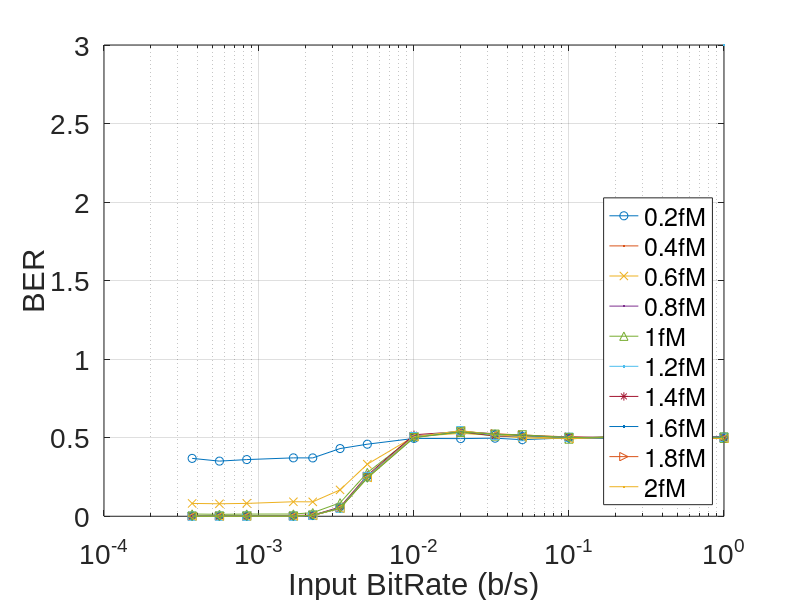

This figure's MATLAB source: (Note: this script raises an error after producing the figure.)
rateDur = [1, 2, 3, 5, 10, 20, 30, 50, 100, 200, 300, 450, 600, 1200, 1800, 2700]; % input bit duration in s
rate = 1./rateDur;

BER_avg = load("BERValues/BER_avg.mat");
BER_8_avg = BER_avg.BER_8;
BER_16_avg = BER_avg.BER_16;
BER_32_avg = BER_avg.BER_32;
BER_64_avg = BER_avg.BER_64;
BER_128_avg = BER_avg.BER_128;


BER_winby2 = load("BERValues/BER_winBy2.mat");
BER_8_winby2 = BER_winby2.BER_8;
BER_16_winby2 = BER_winby2.BER_16;
BER_32_winby2 = BER_winby2.BER_32;
BER_64_winby2 = BER_winby2.BER_64;
BER_128_winby2 = BER_winby2.BER_128;


strt = 1; % start value to be plotted
stp = size(rateDur,2); % end size of be plotted

% 8 bit--------------------------------------------------------------------
figure()
semilogx(rate(strt:stp),BER_8_avg(1,strt:stp),'-o',LineWidth=3);hold on;
semilogx(rate(strt:stp),BER_8_avg(2,strt:stp),'-x',LineWidth=3);hold on;
semilogx(rate(strt:stp),BER_8_avg(3,strt:stp),'-^',LineWidth=3);hold on;
semilogx(rate(strt:stp),BER_8_avg(4,strt:stp),'-*',LineWidth=3);hold on;
semilogx(rate(strt:stp),BER_8_avg(5,strt:stp),'->',LineWidth=3);hold on;
semilogx(rate(strt:stp),BER_8_avg(6,strt:stp),'-+',LineWidth=3);hold on;
semilogx(rate(strt:stp),BER_8_avg(7,strt:stp),'-square',LineWidth=3);hold on;
semilogx(rate(strt:stp),BER_8_avg(8,strt:stp),'-diamond',LineWidth=3);hold on;
semilogx(rate(strt:stp),BER_8_avg(9,strt:stp),'-<',LineWidth=3);hold on;
semilogx(rate(strt:stp),BER_8_avg(10,strt:stp),'-v',LineWidth=3);
grid on;
set(gca,'FontSize',20); set(gca,'FontName','Arial');
xlabel('Input BitRate (b/s)'), ylabel('BER');
legend("0.2fM","0.4fM","0.6fM","0.8fM","1fM","1.2fM","1.4fM","1.6fM","1.8fM","2fM",'Location','southeast')
title('BER vs BitRate','8-bit Input - Average threshold');
print ('BER_plots/ICC_BER8_Avg','-depsc');
print ('BER_plots/ICC_BER8_Avg','-dpdf');
print ('BER_plots/ICC_BER8_Avg','-dsvg');

figure()
semilogx(rate(strt:stp),BER_8_winby2(1,strt:stp),'-o',LineWidth=3);hold on;
semilogx(rate(strt:stp),BER_8_winby2(2,strt:stp),'-x',LineWidth=3);hold on;
semilogx(rate(strt:stp),BER_8_winby2(3,strt:stp),'-^',LineWidth=3);hold on;
semilogx(rate(strt:stp),BER_8_winby2(4,strt:stp),'-*',LineWidth=3);hold on;
semilogx(rate(strt:stp),BER_8_winby2(5,strt:stp),'->',LineWidth=3);hold on;
semilogx(rate(strt:stp),BER_8_winby2(6,strt:stp),'-+',LineWidth=3);hold on;
semilogx(rate(strt:stp),BER_8_winby2(7,strt:stp),'-square',LineWidth=3);hold on;
semilogx(rate(strt:stp),BER_8_winby2(8,strt:stp),'-diamond',LineWidth=3);hold on;
semilogx(rate(strt:stp),BER_8_winby2(9,strt:stp),'-<',LineWidth=3);hold on;
semilogx(rate(strt:stp),BER_8_winby2(10,strt:stp),'-v',LineWidth=3);
grid on;
set(gca,'FontSize',20); set(gca,'FontName','Arial');
xlabel('Input BitRate (b/s)'), ylabel('BER');
legend("0.2fM","0.4fM","0.6fM","0.8fM","1fM","1.2fM","1.4fM","1.6fM","1.8fM","2fM",'Location','southeast')
title('BER vs BitRate','8-bit Input - Half window threshold');
print ('BER_plots/ICC_BER8_By2','-depsc');
print ('BER_plots/ICC_BER8_By2','-dpdf');
print ('BER_plots/ICC_BER8_By2','-dsvg');

% 16 bit-------------------------------------------------------------------
figure()
semilogx(rate(strt:stp),BER_16_avg(1,strt:stp),'-o',LineWidth=3);hold on;
semilogx(rate(strt:stp),BER_16_avg(2,strt:stp),'-x',LineWidth=3);hold on;
semilogx(rate(strt:stp),BER_16_avg(3,strt:stp),'-^',LineWidth=3);hold on;
semilogx(rate(strt:stp),BER_16_avg(4,strt:stp),'-*',LineWidth=3);hold on;
semilogx(rate(strt:stp),BER_16_avg(5,strt:stp),'->',LineWidth=3);hold on;
semilogx(rate(strt:stp),BER_16_avg(6,strt:stp),'-+',LineWidth=3);hold on;
semilogx(rate(strt:stp),BER_16_avg(7,strt:stp),'-square',LineWidth=3);hold on;
semilogx(rate(strt:stp),BER_16_avg(8,strt:stp),'-diamond',LineWidth=3);hold on;
semilogx(rate(strt:stp),BER_16_avg(9,strt:stp),'-<',LineWidth=3);hold on;
semilogx(rate(strt:stp),BER_16_avg(10,strt:stp),'-v',LineWidth=3);
grid on;
set(gca,'FontSize',20); set(gca,'FontName','Arial');
xlabel('Input BitRate (b/s)'), ylabel('BER');
legend("0.2fM","0.4fM","0.6fM","0.8fM","1fM","1.2fM","1.4fM","1.6fM","1.8fM","2fM",'Location','southeast')
title('BER vs BitRate','16-bit Input - Average threshold');
print ('BER_plots/ICC_BER16_Avg','-depsc');
print ('BER_plots/ICC_BER16_Avg','-dpdf');
print ('BER_plots/ICC_BER16_Avg','-dsvg');

figure()
semilogx(rate(strt:stp),BER_16_winby2(1,strt:stp),'-o',LineWidth=3);hold on;
semilogx(rate(strt:stp),BER_16_winby2(2,strt:stp),'-x',LineWidth=3);hold on;
semilogx(rate(strt:stp),BER_16_winby2(3,strt:stp),'-^',LineWidth=3);hold on;
semilogx(rate(strt:stp),BER_16_winby2(4,strt:stp),'-*',LineWidth=3);hold on;
semilogx(rate(strt:stp),BER_16_winby2(5,strt:stp),'->',LineWidth=3);hold on;
semilogx(rate(strt:stp),BER_16_winby2(6,strt:stp),'-+',LineWidth=3);hold on;
semilogx(rate(strt:stp),BER_16_winby2(7,strt:stp),'-square',LineWidth=3);hold on;
semilogx(rate(strt:stp),BER_16_winby2(8,strt:stp),'-diamond',LineWidth=3);hold on;
semilogx(rate(strt:stp),BER_16_winby2(9,strt:stp),'-<',LineWidth=3);hold on;
semilogx(rate(strt:stp),BER_16_winby2(10,strt:stp),'-v',LineWidth=3);
grid on;
set(gca,'FontSize',20); set(gca,'FontName','Arial');
xlabel('Input BitRate (b/s)'), ylabel('BER');
legend("0.2fM","0.4fM","0.6fM","0.8fM","1fM","1.2fM","1.4fM","1.6fM","1.8fM","2fM",'Location','southeast')
title('BER vs BitRate','16-bit Input - Half window threshold');
print ('BER_plots/ICC_BER16_By2','-depsc');
print ('BER_plots/ICC_BER16_By2','-dpdf');
print ('BER_plots/ICC_BER16_By2','-dsvg');

% 32 bit-------------------------------------------------------------------
figure()
semilogx(rate(strt:stp),BER_32_avg(1,strt:stp),'-o',LineWidth=3);hold on;
semilogx(rate(strt:stp),BER_32_avg(2,strt:stp),'-x',LineWidth=3);hold on;
semilogx(rate(strt:stp),BER_32_avg(3,strt:stp),'-^',LineWidth=3);hold on;
semilogx(rate(strt:stp),BER_32_avg(4,strt:stp),'-*',LineWidth=3);hold on;
semilogx(rate(strt:stp),BER_32_avg(5,strt:stp),'->',LineWidth=3);hold on;
semilogx(rate(strt:stp),BER_32_avg(6,strt:stp),'-+',LineWidth=3);hold on;
semilogx(rate(strt:stp),BER_32_avg(7,strt:stp),'-square',LineWidth=3);hold on;
semilogx(rate(strt:stp),BER_32_avg(8,strt:stp),'-diamond',LineWidth=3);hold on;
semilogx(rate(strt:stp),BER_32_avg(9,strt:stp),'-<',LineWidth=3);hold on;
semilogx(rate(strt:stp),BER_32_avg(10,strt:stp),'-v',LineWidth=3);
grid on;
set(gca,'FontSize',20); set(gca,'FontName','Arial');
xlabel('Input BitRate (b/s)'), ylabel('BER');
legend("0.2fM","0.4fM","0.6fM","0.8fM","1fM","1.2fM","1.4fM","1.6fM","1.8fM","2fM",'Location','southeast')
title('BER vs BitRate','32-bit Input - Average threshold');
print ('BER_plots/ICC_BER32_Avg','-depsc');
print ('BER_plots/ICC_BER32_Avg','-dpdf');
print ('BER_plots/ICC_BER32_Avg','-dsvg');

figure()
semilogx(rate(strt:stp),BER_32_winby2(1,strt:stp),'-o',LineWidth=3);hold on;
semilogx(rate(strt:stp),BER_32_winby2(2,strt:stp),'-x',LineWidth=3);hold on;
semilogx(rate(strt:stp),BER_32_winby2(3,strt:stp),'-^',LineWidth=3);hold on;
semilogx(rate(strt:stp),BER_32_winby2(4,strt:stp),'-*',LineWidth=3);hold on;
semilogx(rate(strt:stp),BER_32_winby2(5,strt:stp),'->',LineWidth=3);hold on;
semilogx(rate(strt:stp),BER_32_winby2(6,strt:stp),'-+',LineWidth=3);hold on;
semilogx(rate(strt:stp),BER_32_winby2(7,strt:stp),'-square',LineWidth=3);hold on;
semilogx(rate(strt:stp),BER_32_winby2(8,strt:stp),'-diamond',LineWidth=3);hold on;
semilogx(rate(strt:stp),BER_32_winby2(9,strt:stp),'-<',LineWidth=3);hold on;
semilogx(rate(strt:stp),BER_32_winby2(10,strt:stp),'-v',LineWidth=3);
grid on;
set(gca,'FontSize',20); set(gca,'FontName','Arial');
xlabel('Input BitRate (b/s)'), ylabel('BER');
legend("0.2fM","0.4fM","0.6fM","0.8fM","1fM","1.2fM","1.4fM","1.6fM","1.8fM","2fM",'Location','southeast')
title('BER vs BitRate','32-bit Input - Half window threshold');
print ('BER_plots/ICC_BER32_By2','-depsc');
print ('BER_plots/ICC_BER32_By2','-dpdf');
print ('BER_plots/ICC_BER32_By2','-dsvg');

% 64 bit-------------------------------------------------------------------
figure()
semilogx(rate(strt:stp),BER_64_avg(1,strt:stp),'-o',LineWidth=3);hold on;
semilogx(rate(strt:stp),BER_64_avg(2,strt:stp),'-x',LineWidth=3);hold on;
semilogx(rate(strt:stp),BER_64_avg(3,strt:stp),'-^',LineWidth=3);hold on;
semilogx(rate(strt:stp),BER_64_avg(4,strt:stp),'-*',LineWidth=3);hold on;
semilogx(rate(strt:stp),BER_64_avg(5,strt:stp),'->',LineWidth=3);hold on;
semilogx(rate(strt:stp),BER_64_avg(6,strt:stp),'-+',LineWidth=3);hold on;
semilogx(rate(strt:stp),BER_64_avg(7,strt:stp),'-square',LineWidth=3);hold on;
semilogx(rate(strt:stp),BER_64_avg(8,strt:stp),'-diamond',LineWidth=3);hold on;
semilogx(rate(strt:stp),BER_64_avg(9,strt:stp),'-<',LineWidth=3);hold on;
semilogx(rate(strt:stp),BER_64_avg(10,strt:stp),'-v',LineWidth=3);
grid on;
set(gca,'FontSize',20); set(gca,'FontName','Arial');
xlabel('Input BitRate (b/s)'), ylabel('BER');
legend("0.2fM","0.4fM","0.6fM","0.8fM","1fM","1.2fM","1.4fM","1.6fM","1.8fM","2fM",'Location','southeast')
title('BER vs BitRate','64-bit Input - Average threshold');
print ('BER_plots/ICC_BER64_Avg','-depsc');
print ('BER_plots/ICC_BER64_Avg','-dpdf');
print ('BER_plots/ICC_BER64_Avg','-dsvg');

figure()
semilogx(rate(strt:stp),BER_64_winby2(1,strt:stp),'-o',LineWidth=3);hold on;
semilogx(rate(strt:stp),BER_64_winby2(2,strt:stp),'-x',LineWidth=3);hold on;
semilogx(rate(strt:stp),BER_64_winby2(3,strt:stp),'-^',LineWidth=3);hold on;
semilogx(rate(strt:stp),BER_64_winby2(4,strt:stp),'-*',LineWidth=3);hold on;
semilogx(rate(strt:stp),BER_64_winby2(5,strt:stp),'->',LineWidth=3);hold on;
semilogx(rate(strt:stp),BER_64_winby2(6,strt:stp),'-+',LineWidth=3);hold on;
semilogx(rate(strt:stp),BER_64_winby2(7,strt:stp),'-square',LineWidth=3);hold on;
semilogx(rate(strt:stp),BER_64_winby2(8,strt:stp),'-diamond',LineWidth=3);hold on;
semilogx(rate(strt:stp),BER_64_winby2(9,strt:stp),'-<',LineWidth=3);hold on;
semilogx(rate(strt:stp),BER_64_winby2(10,strt:stp),'-v',LineWidth=3);
grid on;
set(gca,'FontSize',20); set(gca,'FontName','Arial');
xlabel('Input BitRate (b/s)'), ylabel('BER');
legend("0.2fM","0.4fM","0.6fM","0.8fM","1fM","1.2fM","1.4fM","1.6fM","1.8fM","2fM",'Location','southeast')
title('BER vs BitRate','64-bit Input - Half window threshold');
print ('BER_plots/ICC_BER64_By2','-depsc');
print ('BER_plots/ICC_BER64_By2','-dpdf');
print ('BER_plots/ICC_BER64_By2','-dsvg');

% 128 bit------------------------------------------------------------------
figure()
semilogx(rate(strt:stp),BER_128_avg(1,strt:stp),'-o',LineWidth=3);hold on;
semilogx(rate(strt:stp),BER_128_avg(2,strt:stp),'-x',LineWidth=3);hold on;
semilogx(rate(strt:stp),BER_128_avg(3,strt:stp),'-^',LineWidth=3);hold on;
semilogx(rate(strt:stp),BER_128_avg(4,strt:stp),'-*',LineWidth=3);hold on;
semilogx(rate(strt:stp),BER_128_avg(5,strt:stp),'->',LineWidth=3);hold on;
semilogx(rate(strt:stp),BER_128_avg(6,strt:stp),'-+',LineWidth=3);hold on;
semilogx(rate(strt:stp),BER_128_avg(7,strt:stp),'-square',LineWidth=3);hold on;
semilogx(rate(strt:stp),BER_128_avg(8,strt:stp),'-diamond',LineWidth=3);hold on;
semilogx(rate(strt:stp),BER_128_avg(9,strt:stp),'-<',LineWidth=3);hold on;
semilogx(rate(strt:stp),BER_128_avg(10,strt:stp),'-v',LineWidth=3);
grid on;
set(gca,'FontSize',20); set(gca,'FontName','Arial');
xlabel('Input BitRate (b/s)'), ylabel('BER');
legend("0.2fM","0.4fM","0.6fM","0.8fM","1fM","1.2fM","1.4fM","1.6fM","1.8fM","2fM",'Location','southeast')
title('BER vs BitRate','128-bit Input - Average threshold');
print ('BER_plots/ICC_BER128_Avg','-depsc');
print ('BER_plots/ICC_BER128_Avg','-dpdf');
print ('BER_plots/ICC_BER128_Avg','-dsvg');

figure()
semilogx(rate(strt:stp),BER_128_winby2(1,strt:stp),'-o',LineWidth=3);hold on;
semilogx(rate(strt:stp),BER_128_winby2(2,strt:stp),'-x',LineWidth=3);hold on;
semilogx(rate(strt:stp),BER_128_winby2(3,strt:stp),'-^',LineWidth=3);hold on;
semilogx(rate(strt:stp),BER_128_winby2(4,strt:stp),'-*',LineWidth=3);hold on;
semilogx(rate(strt:stp),BER_128_winby2(5,strt:stp),'->',LineWidth=3);hold on;
semilogx(rate(strt:stp),BER_128_winby2(6,strt:stp),'-+',LineWidth=3);hold on;
semilogx(rate(strt:stp),BER_128_winby2(7,strt:stp),'-square',LineWidth=3);hold on;
semilogx(rate(strt:stp),BER_128_winby2(8,strt:stp),'-diamond',LineWidth=3);hold on;
semilogx(rate(strt:stp),BER_128_winby2(9,strt:stp),'-<',LineWidth=3);hold on;
semilogx(rate(strt:stp),BER_128_winby2(10,strt:stp),'-v',LineWidth=3);
grid on;
set(gca,'FontSize',20); set(gca,'FontName','Arial');
xlabel('Input BitRate (b/s)'), ylabel('BER');
legend("0.2fM","0.4fM","0.6fM","0.8fM","1fM","1.2fM","1.4fM","1.6fM","1.8fM","2fM",'Location','southeast')
title('BER vs BitRate','128-bit Input - Half window threshold');
print ('BER_plots/ICC_BER128_By2','-depsc');
print ('BER_plots/ICC_BER128_By2','-dpdf');
print ('BER_plots/ICC_BER128_By2','-dsvg');

toplt = [1:stp-5,stp-3];

figure()
loglog(rate(toplt),BER_128_winby2(1,toplt),'-o',LineWidth=3);hold on;
loglog(rate(toplt),BER_128_winby2(2,toplt),'-x',LineWidth=3);hold on;
loglog(rate(toplt),BER_128_winby2(3,toplt),'-^',LineWidth=3);hold on;
loglog(rate(toplt),BER_128_winby2(4,toplt),'-*',LineWidth=3);hold on;
loglog(rate(toplt),BER_128_winby2(5,toplt),'->',LineWidth=3);hold on;
loglog(rate(toplt),BER_128_winby2(6,toplt),'-+',LineWidth=3);hold on;
loglog(rate(toplt),BER_128_winby2(7,toplt),'-square',LineWidth=3);hold on;
loglog(rate(toplt),BER_128_winby2(8,toplt),'-diamond',LineWidth=3);hold on;
loglog(rate(toplt),BER_128_winby2(9,toplt),'-<',LineWidth=3);hold on;
loglog(rate(toplt),BER_128_winby2(10,toplt),'-v',LineWidth=3);
grid on;
set(gca,'FontSize',20); set(gca,'FontName','Arial');
xlabel('Input BitRate (b/s)'), ylabel('BER');
legend("0.2fM","0.4fM","0.6fM","0.8fM","1fM","1.2fM","1.4fM","1.6fM","1.8fM","2fM",'Location','southeast')
title('BER vs BitRate','128-bit Input - Half window threshold');